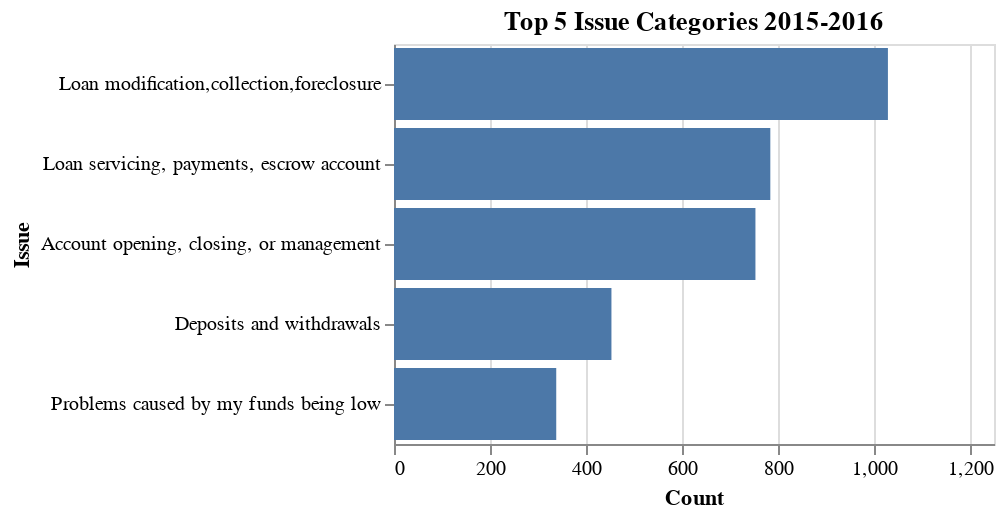

Source (notebook cell):
### Code cell
boa_df = df_date[df_date['Company'].values  == 'BANK OF AMERICA, NATIONAL ASSOCIATION']
boa_issues_df = boa_df.groupby('Issue')['Issue'].count().reset_index(name='count') \
    .sort_values(['count'], ascending=False)

#create a dataframe that only has data for complaints with public customer complaint narrative
boa_narrative_only_df = boa_df.dropna(subset=['Consumer complaint narrative'])

boa_narrative_only_issues_df = boa_narrative_only_df.groupby('Issue')['Issue'].count().reset_index(name='Count') \
    .sort_values(['Count'], ascending=False)

boa_bars = alt.Chart(boa_narrative_only_issues_df.head(5)).mark_bar().encode(
    x=alt.X('Count:Q', scale=alt.Scale(domain=[0, 1250])),
    y=alt.Y('Issue:N', sort='-x')
).properties(width=300, height =200, title='Top 5 Issue Categories 2015-2016').configure_legend(
    labelLimit= 600, titleFontSize = 18, labelFontSize=15)

boa_bars

# print(boa_issues_df)

# print(boa_narrative_only_issues_df)

### Figure 1 — Vega-Lite specification as saved in the notebook (floating-point values rounded to 4 significant figures)
{"config": {"view": {"continuousWidth": 400, "continuousHeight": 300}, "legend": {"labelFontSize": 15, "labelLimit": 600, "titleFontSize": 18}}, "data": {"name": "data-bd5911d899b93559d4f965f514faa783"}, "mark": "bar", "encoding": {"x": {"field": "Count", "scale": {"domain": [0, 1250]}, "type": "quantitative"}, "y": {"field": "Issue", "sort": "-x", "type": "nominal"}}, "height": 200, "title": "Top 5 Issue Categories 2015-2016", "width": 300, "$schema": "https://vega.github.io/schema/vega-lite/v4.17.0.json", "datasets": {"data-bd5911d899b93559d4f965f514faa783": [{"Issue": "Loan modification,collection,foreclosure", "Count": 1029}, {"Issue": "Loan servicing, payments, escrow account", "Count": 784}, {"Issue": "Account opening, closing, or management", "Count": 753}, {"Issue": "Deposits and withdrawals", "Count": 453}, {"Issue": "Problems caused by my funds being low", "Count": 338}]}}
